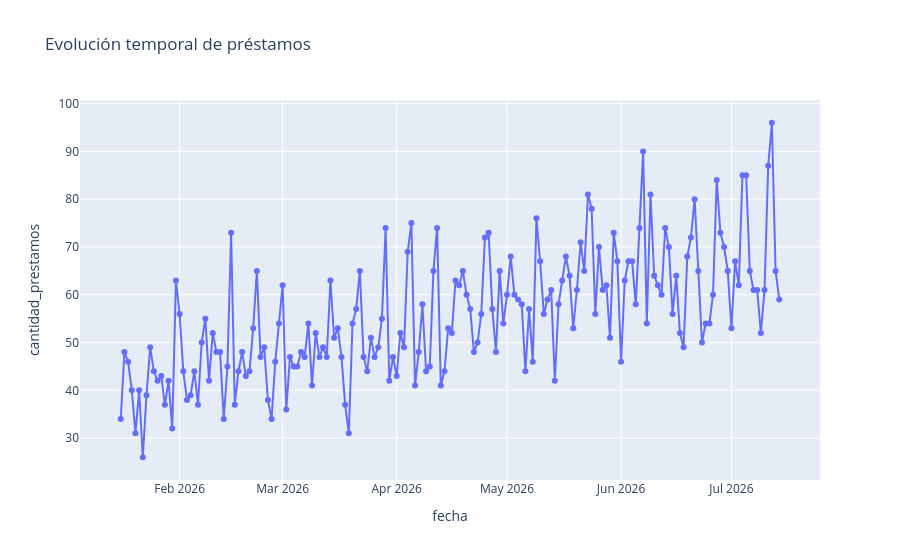

Write notebook code for a chart like this one.
### Code cell
## graficos interactivos

### evolucion temporal de los prestamos

def obtener_datos_tiempo():
    conn = get_connection()
    query = "select fecha, count(*) as cantidad_prestamos from prestamos group by fecha order by fecha"
    df = pd.read_sql(query, conn)
    conn.close()
    return df

df = obtener_datos_tiempo()

plt.figure(figsize=(10,12))
fig = px.line(
    df,
    x="fecha",
    y="cantidad_prestamos",
    title="Evolución temporal de préstamos",
    markers=True, # añadir puntos en la uniones
)
fig.show()

fig.write_html('line_evolucion_temporal_prestamos.html')

### Figure 1 — Plotly figure (JSON) as saved in the notebook; plotly's stock layout.template omitted (floating-point values rounded to 4 significant figures; data arrays with more than 128 entries replaced by an {"elided": "..."} marker saying what was removed)
{"data": [{"hovertemplate": "fecha=%{x}<br>cantidad_prestamos=%{y}<extra></extra>", "legendgroup": "", "line": {"color": "#636efa", "dash": "solid"}, "marker": {"symbol": "circle"}, "mode": "lines+markers", "name": "", "orientation": "v", "showlegend": false, "type": "scatter", "x": {"elided": "180 str values"}, "xaxis": "x", "y": {"elided": "180 int values"}, "yaxis": "y"}], "layout": {"legend": {"tracegroupgap": 0}, "title": {"text": "Evolución temporal de préstamos"}, "xaxis": {"anchor": "y", "domain": [0, 1], "title": {"text": "fecha"}}, "yaxis": {"anchor": "x", "domain": [0, 1], "title": {"text": "cantidad_prestamos"}}}}
